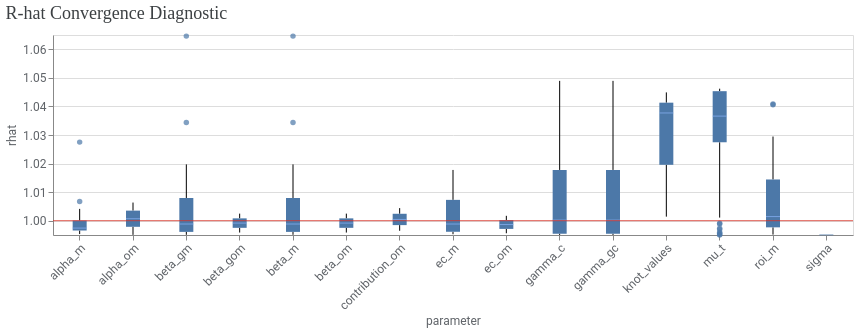

Source (notebook cell):
### Code cell
fig = model_diagnostics.plot_rhat_boxplot()
fig = fig.properties(width=800, height=200)
fig

### Figure 1 — Vega-Lite specification as saved in the notebook (floating-point values rounded to 4 significant figures; data arrays with more than 128 entries replaced by an {"elided": "..."} marker saying what was removed)
{"config": {"view": {"continuousWidth": 300, "continuousHeight": 300}, "axis": {"labelColor": "#5F6368", "labelFont": "Roboto", "labelFontSize": 12, "titleColor": "#5F6368", "titleFont": "Roboto", "titleFontSize": 12, "titleFontWeight": "normal"}}, "layer": [{"data": {"name": "data-a9d8ecfc35cc06c42564def32a9b828f"}, "mark": {"type": "boxplot", "median": {"color": "#8AB4F8"}, "outliers": {"filled": true}}, "encoding": {"x": {"axis": {"labelAngle": -45}, "field": "parameter", "type": "nominal"}, "y": {"field": "rhat", "scale": {"zero": false}, "type": "quantitative"}}}, {"data": {"name": "empty"}, "mark": {"type": "rule", "color": "#D93025", "opacity": 0.8}, "encoding": {"y": {"datum": 1}}}], "height": 200, "title": {"text": "R-hat Convergence Diagnostic", "anchor": "start", "color": "#3C4043", "font": "Google Sans Display", "fontSize": 18, "fontWeight": "normal", "offset": 10}, "width": 800, "$schema": "https://vega.github.io/schema/vega-lite/v6.1.0.json", "datasets": {"data-a9d8ecfc35cc06c42564def32a9b828f": {"elided": "253 records"}, "empty": [{}]}}
